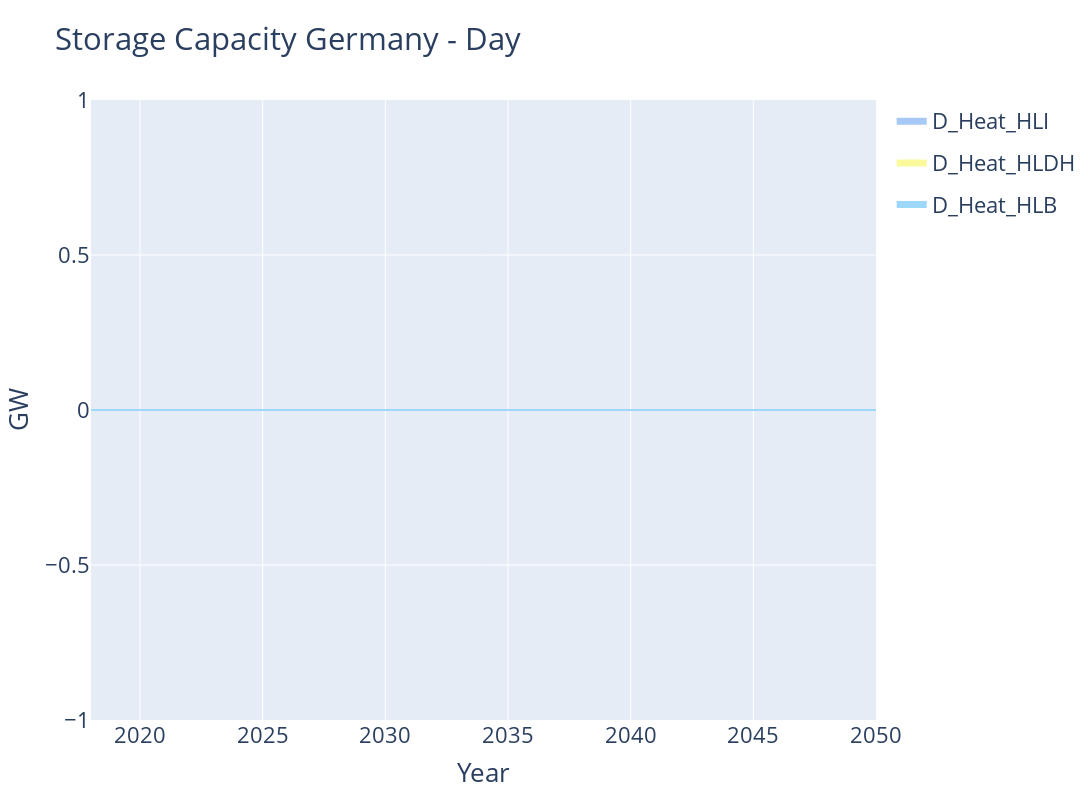

Notebook code for this chart:
### Markdown cell above
### Storage capacities

### Code cell
storage_capacity_plotter = StackedQuantityEvolutionFacilitator(sol_path=SOLUTION_FILEPATH, region="DE")

relevant_data = storage_capacity_plotter.get_relevant_data()
#relevant_data.filter_by_containing_string(column="Technology", identifier="D_")
relevant_data.filter_by_list(column="Technology", by_filter=["D_Heat_HLDH", "D_Heat_HLI", "D_Heat_HLB"])

fig = storage_capacity_plotter.plot(relevant_data)

fig.update_layout(
    width=1400,
    height=800,
    title="Storage Capacity Germany" + TITLE_ADDON,
    yaxis_title="GW",
    xaxis_title="Year",
)

fig.write_image("StorageProductionGermany.pdf" + TITLE_ADDON.replace(" ", "") + ".png")
fig.show()

### Figure 1 — Plotly figure (JSON) as saved in the notebook; plotly's stock layout.template omitted (floating-point values rounded to 4 significant figures)
{"data": [{"fillcolor": "#a7c9f5", "legendgroup": "D_Heat_HLI", "line": {"color": "#a7c9f5"}, "mode": "lines", "name": "D_Heat_HLI", "showlegend": true, "stackgroup": "one", "type": "scatter", "x": [2018, 2025, 2030, 2035, 2040, 2045, 2050], "y": [0, 0, 0, 0, 0, 0, 0]}, {"fillcolor": "#fafa9d", "legendgroup": "D_Heat_HLDH", "line": {"color": "#fafa9d"}, "mode": "lines", "name": "D_Heat_HLDH", "showlegend": true, "stackgroup": "one", "type": "scatter", "x": [2018, 2025, 2030, 2035, 2040, 2045, 2050], "y": [0, 0, 0, 0, 0, 0, 0]}, {"fillcolor": "#9dd8fa", "legendgroup": "D_Heat_HLB", "line": {"color": "#9dd8fa"}, "mode": "lines", "name": "D_Heat_HLB", "showlegend": true, "stackgroup": "one", "type": "scatter", "x": [2018, 2025, 2030, 2035, 2040, 2045, 2050], "y": [0, 0, 0, 0, 0, 0, 0]}], "layout": {"barmode": "stack", "font": {"size": 22}, "height": 800, "title": {"text": "Storage Capacity Germany - Day"}, "width": 1400, "xaxis": {"title": {"text": "Year"}}, "yaxis": {"title": {"text": "GW"}}}}
